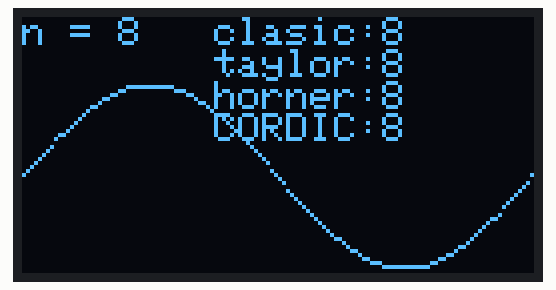
Recording of a sketch running on a simulated ESP8266 (NodeMCU). Parts: 128×64 one-colour display.

Above: at 0.56 s.
At 1.51 s:
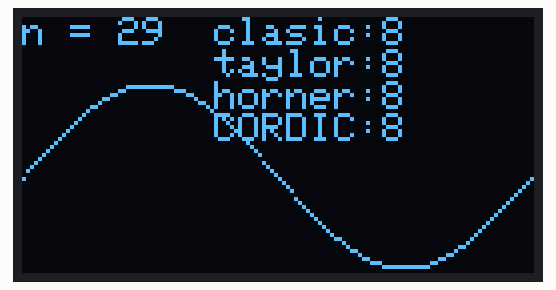
At 2.79 s:
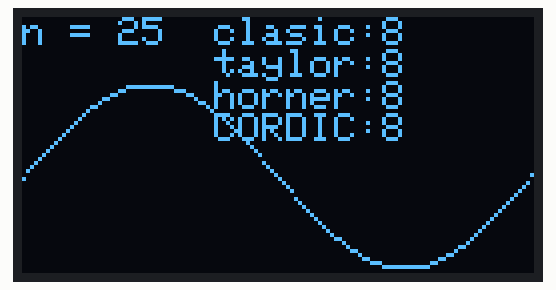
At 5.35 s:
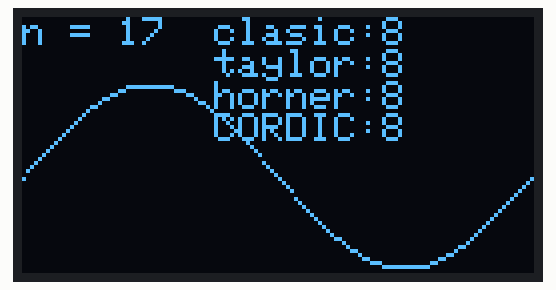
At 7.91 s:
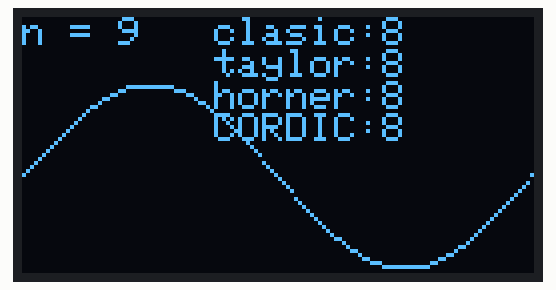
At 10.46 s:
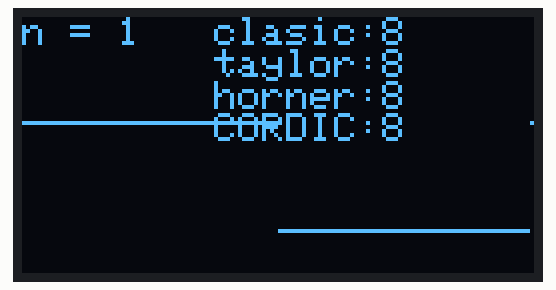

The sketch:

sincordic_pure_32bit.ino
```cpp
// Include the library for the OLED display
#include <Adafruit_GFX.h>
#include <Adafruit_SSD1306.h>

// Display dimensions
#define SCREEN_WIDTH 128 // OLED display width, in pixels
#define SCREEN_HEIGHT 64 // OLED display height, in pixels

/*
// Define the pins for the display
#define OLED_MOSI 9
#define OLED_CLK 10
#define OLED_DC 11
#define OLED_CS 12
#define OLED_RESET 13

// Create an object for the display
Adafruit_SSD1306 display(OLED_MOSI, OLED_CLK, OLED_DC, OLED_RESET, OLED_CS);
*/

// Comment out above, uncomment this block to use hardware SPI
#define OLED_DC     D2
#define OLED_CS     D8
#define OLED_RESET  D3
Adafruit_SSD1306 display(SCREEN_WIDTH, SCREEN_HEIGHT,
  &SPI, OLED_DC, OLED_RESET, OLED_CS);


//for time accounting
uint32_t start_classic = 0 ;
uint32_t stop_classic = 0 ;

uint32_t start_taylor = 0 ;
uint32_t stop_taylor = 0 ;

uint32_t start_horner = 0 ;
uint32_t stop_horner = 0 ;

uint32_t start_cordic = 0 ;
uint32_t stop_cordic = 0 ;


// A function that maps a double value from one range to another
double dmap(double x, double in_min, double in_max, double out_min, double out_max) {
  return (x - in_min) * (out_max - out_min) / (in_max - in_min) + out_min;
}

float fmap(float x, float in_min, float in_max, float out_min, float out_max) {
  return (x - in_min) * (out_max - out_min) / (in_max - in_min) + out_min;
}

// A function that approximates the sine of an angle x (in radians) using a Taylor series expansion
// The parameter n is the number of terms to use in the series
double sinTaylor(double x, int n) {
  double sum = 0; // The sum of the series
  double term = x; // The current term in the series
  int sign = 1; // The sign of the current term
  for (int i = 1; i <= n; i++) {
    sum += sign * term; // Add the term to the sum
    term *= x * x / ((2 * i) * (2 * i + 1)); // Update the term using the formula
    sign = -sign; // Flip the sign for the next term
  }
  return sum; // Return the final sum
}
// A function that approximates the sine of an angle x (in radians) using Horner's method and quadrant mirroring
// n is the number of terms to use in the approximation
double sin_horner(double x, int n) {
  // Define the coefficients of the Taylor series expansion of sin(x) around 0
  double coeffs[] = {1.0, -1.0/6.0, 1.0/120.0, -1.0/5040.0, 1.0/362880.0, -1.0/39916800.0};
  // Initialize the result variable
  double result = 0.0;
  // Initialize a variable to store the sign of the result
  int sign = 1;
  // Map the angle x to the first quadrant using quadrant mirroring
  if (x < 0) {
    // If x is negative, make it positive
    x = -x;
  }
  if (x > PI) {
    // If x is larger than pi, subtract pi and flip the sign
    x = x - PI;
    sign = -sign;
  }
  if (x > PI / 2) {
    // If x is larger than pi/2, subtract pi/2 and flip the sign
    x = x - PI / 2;
    sign = -sign;
  }
  if (x > PI / 4) {
    // If x is larger than pi/4, use the identity sin(x) = cos(pi/2 - x)
    x = PI / 2 - x;
  }
  // Loop from the last coefficient to the first, up to n terms
  for (int i = n - 1; i >= 0; i--) {
    // Update the result using Horner's rule
    result = result * x * x + coeffs[i];
  }
  // Multiply the result by x and the sign
  result = result * x * sign;
  // Return the result
  return result;
}


//HYBRID CORDIC section

// Define some constants
//#define PI 3.14159265358979323846
#define K1 0.6072529350088812561694 // 1/k for CORDIC
#define N 32 // Number of iterations for CORDIC
#define M 16 // Number of iterations for Taylor series
#define MUL 1073741824.0 // Scaling factor for fixed point arithmetic

// A custom modulo function for floating point numbers
float modulo(float x, float y) {
  return x - y * floor(x / y);
}

// Store the CORDIC angles, factorials, and reciprocals of factorials in flash memory
const int cordic_angles[N] PROGMEM = {0x3243F6A8, 0x1DAC6705, 0x0FADBAFC, 0x07F56EA6, 0x03FEAB76, 0x01FFD55B, 0x00FFFAAA, 0x007FFF55, 0x003FFFEA, 0x001FFFFD, 0x000FFFFF, 0x0007FFFF, 0x0003FFFF, 0x0001FFFF, 0x0000FFFF, 0x00007FFF, 0x00003FFF, 0x00001FFF, 0x00000FFF, 0x000007FF, 0x000003FF, 0x000001FF, 0x000000FF, 0x0000007F, 0x0000003F, 0x0000001F, 0x0000000F, 0x00000008, 0x00000004, 0x00000002, 0x00000001, 0x00000000};
//const float factorials[N] PROGMEM = {1.0, 1.0, 2.0, 6.0, 24.0, 120.0, 720.0, 5040.0, 40320.0, 362880.0, 3628800.0, 39916800.0, 479001600.0, 6227020800.0, 87178291200.0, 1307674368000.0, 20922789888000.0, 355687428096000.0, 6402373705728000.0, 121645100408832000.0, 2432902008176640000.0, 51090942171709440000.0, 1124000727777607680000.0, 25852016738884976640000.0, 620448401733239439360000.0, 15511210043330985984000000.0, 403291461126605635584000000.0, 10888869450418352160768000000.0, 304888344611713860501504000000.0, 8841761993739701954543616000000.0, 265252859812191058636308480000000.0, 8222838654177922817725562880000000.0};
//const float reciprocals[N] PROGMEM = {1.0, 1.0, 0.5, 0.16666666666666666, 0.041666666666666664, 0.008333333333333333, 0.001388888888888889, 0.0001984126984126984, 2.48015873015873e-05, 2.7557319223985893e-06, 2.755731922398589e-07, 2.505210838544172e-08, 2.08767569878681e-09, 1.6059043836821613e-10, 1.1470745597729725e-11, 7.647163731819816e-13, 4.779477332387385e-14, 2.8114572543455206e-15, 1.5619206968586225e-16, 8.22063524662433e-18, 4.110317623312165e-19, 1.9572941063391263e-20, 8.896791392450574e-22, 3.868170170630684e-23, 1.6117375710961184e-24, 6.446950284384474e-26, 2.479596263224797e-27, 9.183689863795546e-29, 3.279889237069838e-30, 1.1309962886447716e-31, 3.7699876288159056e-33, 1.2161250415535173e-34};

// A function that implements the CORDIC algorithm to compute sin and cos of an angle
void cordic(int z, int *s, int *c, int n)
{
  // Initialize the CORDIC variables
  int x = (int) (K1 * MUL);
  int y = 0;
  int d, tx, ty, tz;
  // Perform the CORDIC iterations
  for (int k = 0; k < n; k++) {
    d = z >= 0 ? 0 : -1;
    tx = x - (((y >> k) ^ d) - d);
    ty = y + (((x >> k) ^ d) - d);
    tz = z - ((pgm_read_dword(&cordic_angles[k]) ^ d) - d);
    x = tx; y = ty; z = tz;
  }
  // Return the results
//  *c = x; *s = y;
  *s = y; // return only sine

}

// A function that combines CORDIC and Taylor series to approximate sin(x)
float sin_approx(float x, int n) {
  // Normalize the input to the range [-pi, pi]
//  x = modulo(x, 2 * PI);
  x = fmod(x, 2 * PI); // this is actually faster

  if (x > PI) {
    x -= 2 * PI;
  } else if (x < -PI) {
    x += 2 * PI;
  }

  // Use CORDIC for the range [-pi/2, pi/2]
  if (x >= -PI / 2 && x <= PI / 2) {
    // Convert the input to fixed point
    int z = (int) (x * MUL);

    // Initialize the CORDIC variables
    int x, y;
    // Call the CORDIC function
    cordic(z, &y, &x, n);
    // Convert the result to floating point and return
    return (float) y / MUL;
  }

  // Use CORDIC for the range [-pi, -pi/2]
  else if (x < -PI / 2) {
    // Add pi to the angle and negate the result
    x = x + PI;
    // Convert the input to fixed point
    int z = (int) (x * MUL);
    // Initialize the CORDIC variables
    int x, y;
    // Call the CORDIC function
    cordic(z, &y, &x, n);
    // Convert the result to floating point and negate it
    return -(float) y / MUL;
  }

  // Use Taylor series for the range [pi/2, pi]

/*
  else {
    // Use the identity sin(x) = sin(pi - x)
    x = PI - x;
    // Convert the input to fixed point
    int z = (int) (x * MUL);
    // Initialize the Taylor series variables
    int result = z;
    int term = z;
    // Perform the Taylor series iterations
    for (int k = 1; k < n / 2; k++) {
      // Multiply by the reciprocal of the factorial instead of dividing
      term = -term * z * z * pgm_read_float(&reciprocals[2 * k * (2 * k + 1)]);
      result += term;
    }
    // Convert the result to floating point and return
    return (float) result / MUL;
  }
*/

/*
 else {
    // Use the identity sin(x) = sin(pi - x)
    x = PI - x;
    // Initialize the Taylor series variables
    float result = x;
    float term = x;
    // Perform the Taylor series iterations
    for (int k = 1; k < n / 2; k++) {
      term = -term * x * x / (2 * k * (2 * k + 1));
      result += term;
    }
    // Return the result
    return result;
  }
*/

    else {
    // Add pi to the angle and negate the result
//    x = x + PI;
    x = PI -x ;

    // Convert the input to fixed point
    int z = (int) (x * MUL);
    // Initialize the CORDIC variables
    int x, y;
    // Call the CORDIC function
    cordic(z, &y, &x, n);
    // Convert the result to floating point and negate it
    return (float) y / MUL;
  }


}

void setup() {
  // Initialize the display
  display.begin(SSD1306_SWITCHCAPVCC);
  display.clearDisplay();
  display.setTextSize(1);
  display.setTextColor(WHITE);
  display.display();
}

void loop() {
  // Draw a sine wave using different number of terms in the series
  for (int n = 1; n <= N; n++) {
    // Clear the previous wave
//    display.fillRect(0, 16, 128, 48, BLACK);
    display.clearDisplay();
    // Display the number of terms
    display.setCursor(0, 0);
    display.print("n = ");
    display.print(n);

      start_classic = micros();
// classic sine for reference
        for (int x = 0; x < 128; x++) {
      // Map the x coordinate to the angle in radians
      // bug double angle = map(x, 0, 127, 0, 2 * PI);
      // Map the x coordinate to the angle in radians
//      double angle = dmap(x, 0, 127, 0, 2 * PI);
      float angle = fmap(x, 0, 127, 0, 2 * PI);

      // Calculate the y coordinate using the sine function
//      double y = sin(angle);
      float y = sin(angle);

      // Map the y coordinate to the pixel position
//      int y_pixel = dmap(y, -1, 1, 63, 17);
      int y_pixel = fmap(y, -1, 1, 63, 17);


      // Map the y coordinate to the pixel position
      // bug int y_pixel = map(y, -1, 1, 63, 17);
      // Draw a pixel at the position
//      display.drawPixel(x, y_pixel, 2);// xor so it should cancel out
//      display.drawPixel(x, y_pixel, WHITE);// xor so it should cancel out
      display.drawPixel(x, y_pixel, BLACK);// black - computed but invisible

    }
    stop_classic = micros();

    start_taylor = micros();
    // Draw the taylor series approx sine
    for (int x = 0; x < 128; x++) {
      // Map the x coordinate to the angle in radians
      // bug double angle = map(x, 0, 127, 0, 2 * PI);
      // Map the x coordinate to the angle in radians
      double angle = dmap(x, 0, 127, 0, 2 * PI);

      // Calculate the y coordinate using the sine function
      double y = sinTaylor(angle, n);
      // Map the y coordinate to the pixel position
      int y_pixel = dmap(y, -1, 1, 63, 17);

      // Map the y coordinate to the pixel position
      // bug int y_pixel = map(y, -1, 1, 63, 17);
      // Draw a pixel at the position
//      display.drawPixel(x, y_pixel, BLACK); // commented out - not computed
//      display.drawPixel(x, y_pixel, BLACK);

    }
    stop_taylor = micros();

    start_horner = micros();
    // Draw the horner series approx sine
    for (int x = 0; x < 128; x++) {
      // Map the x coordinate to the angle in radians
      // bug double angle = map(x, 0, 127, 0, 2 * PI);
      // Map the x coordinate to the angle in radians
      double angle = dmap(x, 0, 127, 0, 2 * PI);
//      double angle = dmap(x, 0, 127, -PI/2,+PI/2);

      // Calculate the y coordinate using the sine function
      double y = sin_horner(angle, n);
      // Map the y coordinate to the pixel position
      int y_pixel = dmap(y, -1, 1, 63, 17);

      // Map the y coordinate to the pixel position
      // bug int y_pixel = map(y, -1, 1, 63, 17);
      // Draw a pixel at the position
//      display.drawPixel(x, y_pixel, WHITE);
    }
    stop_horner = micros();

    start_cordic = micros();
    // Draw the hybrid cordic/taylor series approx sine
    for (int x = 0; x < 128; x++) {
      // Map the x coordinate to the angle in radians
      // bug double angle = map(x, 0, 127, 0, 2 * PI);
      // Map the x coordinate to the angle in radians
//      double angle = dmap(x, 0, 127, 0, 2 * PI);
      float angle = fmap(x, 0, 127, 0, 2 * PI);

//      double angle = dmap(x, 0, 127, -PI/2,  PI/2);
//      double angle = dmap(x, 0, 127, -PI, PI);

      // Calculate the y coordinate using the sine function

//      double y = sin_approx(angle, n);
      float y = sin_approx(angle, n);

      // Map the y coordinate to the pixel position
//      int y_pixel = dmap(y, -1, 1, 63, 17);
      int y_pixel = fmap(y, -1, 1, 63, 17);

      // Map the y coordinate to the pixel position
      // bug int y_pixel = map(y, -1, 1, 63, 17);
      // Draw a pixel at the position
//      display.drawPixel(x, y_pixel, 2); // XOR to see error
      display.drawPixel(x, y_pixel, WHITE); //

    }
    stop_cordic = micros();


    display.setCursor(8*6, 0);
    display.print("clasic:");
    display.println(stop_classic-start_classic);

    display.setCursor(8*6, 8);
    display.print("taylor:");
    display.println(stop_taylor-start_taylor);

    display.setCursor(8*6, 8+8);
    display.print("horner:");
    display.println(stop_horner-start_horner);

    display.setCursor(8*6, 8+8+8);
    display.print("CORDIC:");
    display.println(stop_cordic-start_cordic);

    // Update the display
    display.display();

    // Wait for 2 seconds
    delay(20);
  }
}
```

Measured:
- by itself, everything shown: repeats every 10.2 s, in 32 steps
